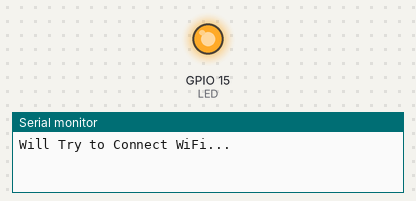
Recording of a sketch running on a simulated ESP8266 (NodeMCU). Parts: output pins drawn as LEDs (lit = HIGH), the last lines printed to the serial monitor. WiFi joins after 1.5 s; servers stay silent unless stated.

Above: at 1.2 s.
At 114.4 s:
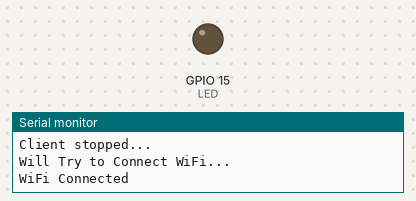
Timing chart, 0 to 115.9 s (numbered marks = the images above):
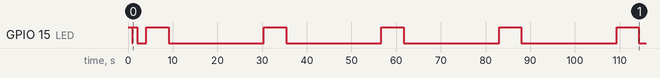

Measured:
- by itself, GPIO 15 (LED): goes LOW 0.10 s, HIGH 1.0 s, LOW 2.0 s, 4 × (HIGH 5.0 s, LOW 21.3 s), HIGH 5.0 s, then LOW

The sketch:

esp8266_select_php_yeni.ino
```cpp
#include <Arduino.h>
#include <ESP8266WiFi.h>
#include <ESP8266HTTPClient.h>
#include <WiFiClient.h>

int LED = 15;
//LED 15'e bağlı
int cnchk = 0;
String postData = "";
String payload;

void setup() {
  Serial.begin(115200);
  pinMode (LED, OUTPUT);//Specify that LED pin is output
  digitalWrite(LED, HIGH);
  delay(1000);
  digitalWrite(LED, LOW);

  WiFi.mode(WIFI_STA);
  WiFi.disconnect();

}

void loop() {
    WiFi.begin("MuhE_Kat1_AP2", "");
    delay(100);
    cnchk = 0;
    Serial.println("Will Try to Connect WiFi...");
    while (WiFi.status() != WL_CONNECTED && cnchk < 10) {
      digitalWrite(LED, HIGH);
      delay(1000);
      Serial.println("Trying to Connect WiFi...");
      cnchk = cnchk + 1;
      digitalWrite(LED, LOW);
      delay(1000);
    }
    if (WiFi.status() != WL_CONNECTED) {
      Serial.println("Couldnt Connect to WiFi...");
    }
    if (WiFi.status() == WL_CONNECTED) {
      Serial.println("WiFi Connected");
    }

  delay(1000);
  if (WiFi.status() == WL_CONNECTED)
  {
    digitalWrite(LED, HIGH);
    delay(5000);
    digitalWrite(LED, LOW);
    delay(5000);
    postData = "http://vyamacli.com/IoT/iot_mysql_select.php";
    Serial.println(postData);
    WiFiClient client;

    HTTPClient http;
    http.setTimeout(30000);
    Serial.println("Client begin...");

    if (http.begin(client, postData)) {  // HTTP


      Serial.print("[HTTP] GET...\n");
      // start connection and send HTTP header
      int httpCode = http.GET();

      // httpCode will be negative on error
      if (httpCode > 0) {
        // HTTP header has been send and Server response header has been handled
        Serial.printf("[HTTP] GET... code: %d\n", httpCode);

        // file found at server
        if (httpCode == HTTP_CODE_OK || httpCode == HTTP_CODE_MOVED_PERMANENTLY) {
          payload = http.getString();
          Serial.println(payload);
        }
      } else {
        Serial.printf("[HTTP] GET... failed, error: %s\n", http.errorToString(httpCode).c_str());
      }

      http.end();
    } else {
      Serial.printf("[HTTP} Unable to connect\n");
    }

    Serial.println("Client stopped...");
    digitalWrite(LED, LOW);

    if (payload == "id: 5 - Name: Johnx 179 30")
    {
      digitalWrite(LED, HIGH);
      delay(5000);
      digitalWrite(LED, LOW);
      Serial.println("veri doğru");

      }
    delay(15000);
  }
}
```
